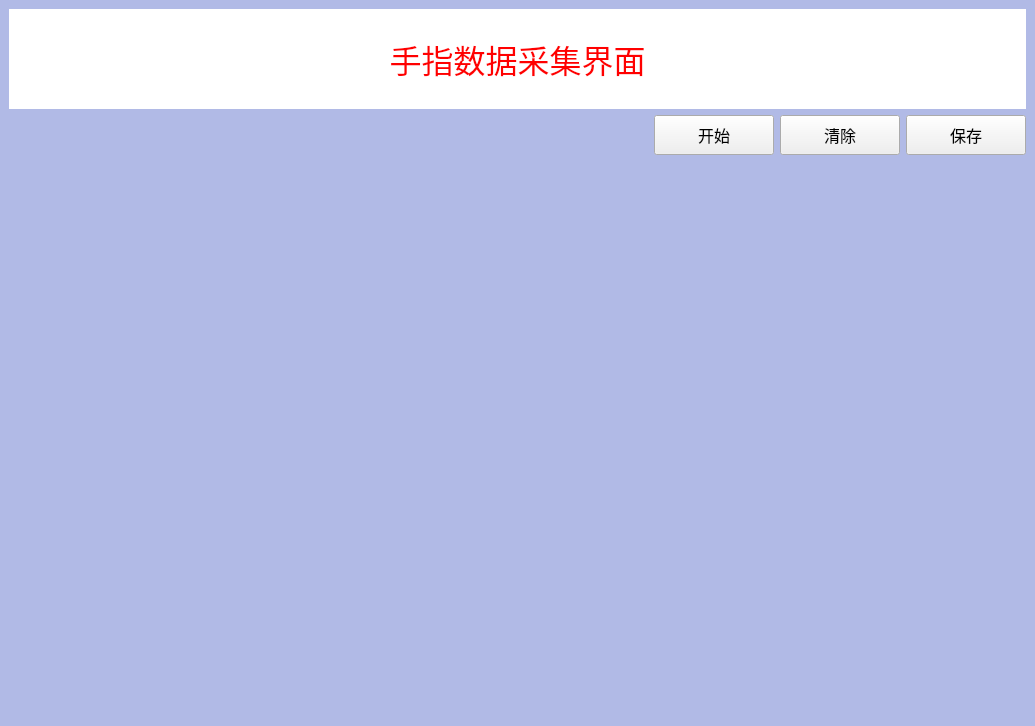
<?xml version="1.0" encoding="UTF-8"?>
<ui version="4.0">
 <class>MainWindow</class>
 <widget class="QMainWindow" name="MainWindow">
  <property name="geometry">
   <rect>
    <x>0</x>
    <y>0</y>
    <width>1035</width>
    <height>726</height>
   </rect>
  </property>
  <property name="windowTitle">
   <string>手指数据采集界面</string>
  </property>
  <property name="styleSheet">
   <string notr="true">#centralwidget{
	
	background-color: rgb(177, 186, 230);
}</string>
  </property>
  <widget class="QWidget" name="centralwidget">
   <layout class="QVBoxLayout" name="verticalLayout">
    <item>
     <widget class="QLabel" name="label">
      <property name="minimumSize">
       <size>
        <width>0</width>
        <height>100</height>
       </size>
      </property>
      <property name="font">
       <font>
        <family>微软雅黑</family>
        <pointsize>24</pointsize>
        <weight>50</weight>
        <bold>false</bold>
       </font>
      </property>
      <property name="styleSheet">
       <string notr="true">background-color: rgb(255, 255, 255);
color: rgb(255, 0, 0);</string>
      </property>
      <property name="text">
       <string>手指数据采集界面</string>
      </property>
      <property name="alignment">
       <set>Qt::AlignCenter</set>
      </property>
     </widget>
    </item>
    <item>
     <layout class="QHBoxLayout" name="horizontalLayout">
      <item>
       <spacer name="horizontalSpacer">
        <property name="orientation">
         <enum>Qt::Horizontal</enum>
        </property>
        <property name="sizeHint" stdset="0">
         <size>
          <width>40</width>
          <height>20</height>
         </size>
        </property>
       </spacer>
      </item>
      <item>
       <widget class="QPushButton" name="pushButton">
        <property name="minimumSize">
         <size>
          <width>120</width>
          <height>40</height>
         </size>
        </property>
        <property name="font">
         <font>
          <family>微软雅黑</family>
          <pointsize>12</pointsize>
         </font>
        </property>
        <property name="text">
         <string>开始</string>
        </property>
       </widget>
      </item>
      <item>
       <widget class="QPushButton" name="pushButton_2">
        <property name="minimumSize">
         <size>
          <width>120</width>
          <height>40</height>
         </size>
        </property>
        <property name="font">
         <font>
          <family>微软雅黑</family>
          <pointsize>12</pointsize>
         </font>
        </property>
        <property name="text">
         <string>清除</string>
        </property>
       </widget>
      </item>
      <item>
       <widget class="QPushButton" name="pushButton_4">
        <property name="minimumSize">
         <size>
          <width>120</width>
          <height>40</height>
         </size>
        </property>
        <property name="font">
         <font>
          <family>微软雅黑</family>
          <pointsize>12</pointsize>
         </font>
        </property>
        <property name="text">
         <string>保存</string>
        </property>
       </widget>
      </item>
     </layout>
    </item>
    <item>
     <widget class="QWidget" name="widget" native="true">
      <property name="sizePolicy">
       <sizepolicy hsizetype="Preferred" vsizetype="Expanding">
        <horstretch>0</horstretch>
        <verstretch>0</verstretch>
       </sizepolicy>
      </property>
     </widget>
    </item>
   </layout>
  </widget>
 </widget>
 <resources/>
 <connections/>
</ui>
